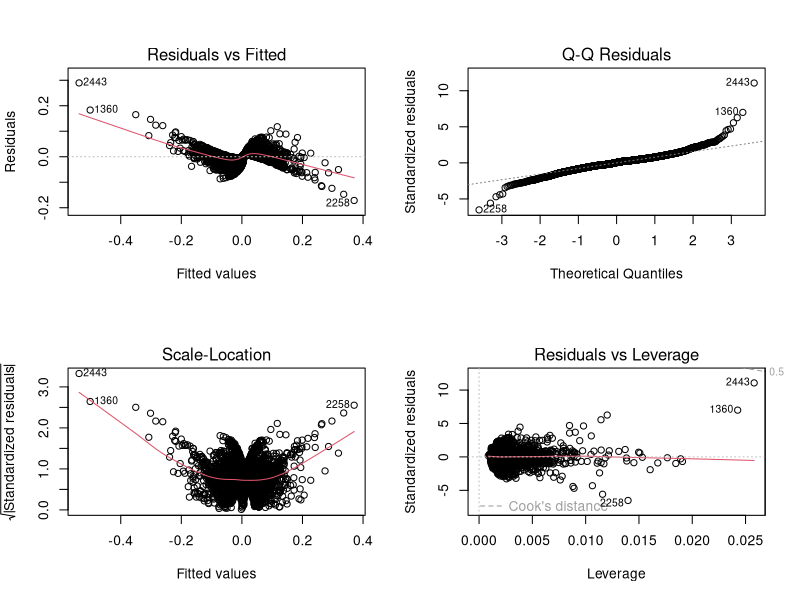
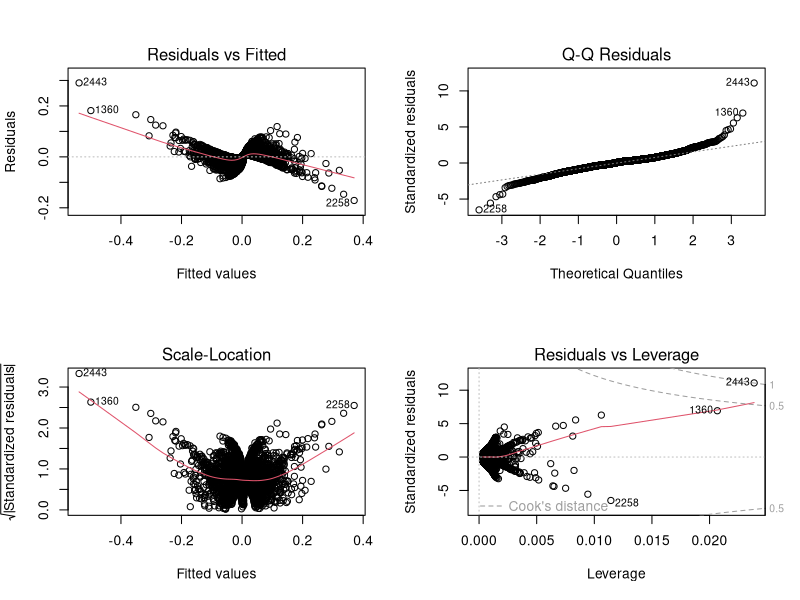
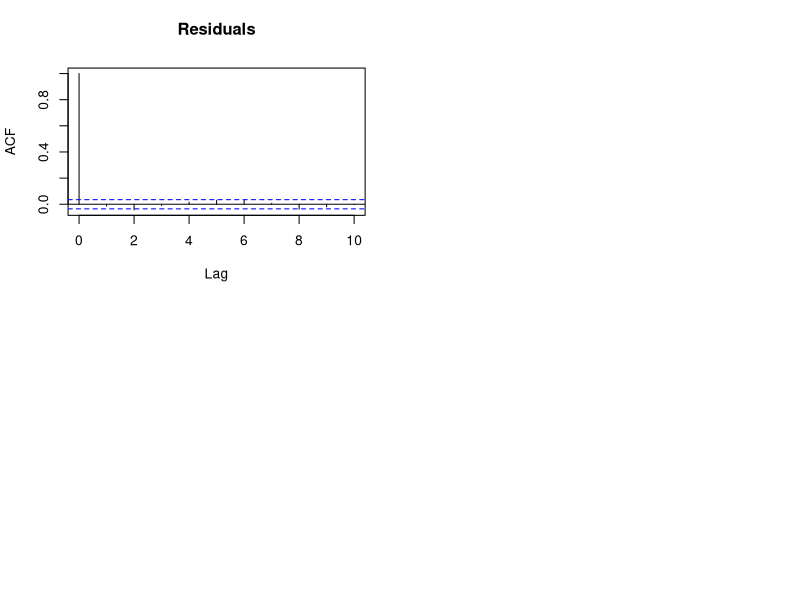
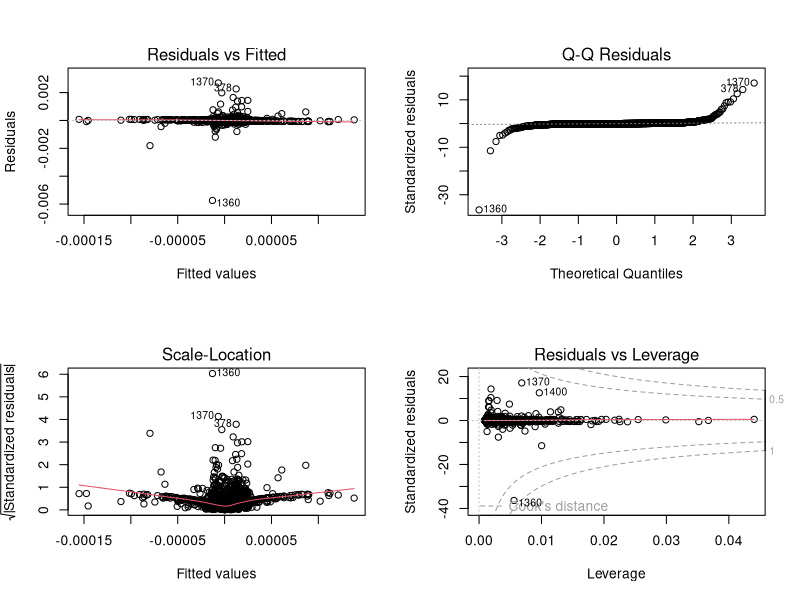

Write the R code that produced these figures, in order.
## ---- chunk 1
knitr::opts_chunk$set(echo = TRUE)
## ---- chunk 2
market_origin <- read.csv("market_index_clean.csv")
first <- market_origin[1,]
market <- market_origin[2:3104,]
market$AAPL2 <- market_origin[,"AAPL"][1:3103]
market$Return <- (market$AAPL - market$AAPL2)/market$AAPL2
## ---- chunk 3
library(lubridate)
market$Date <- market_origin$Date[2:3104]
date <- market$Date
first <- date[1]
day <- c()
for(i in 1:length(date)) {
  diff = round(difftime(date[i], first))
  day = c(day, diff)
}
market$Date <- day
fullmodel <- lm(Return~., data = market)
summary(fullmodel)
## ---- chunk 4
# Helper function to avoid NA's when applying power 
#   to vector with negative values
exponent <- function(a, pow) (abs(a)^pow)*sign(a)
## ---- chunk 5
market.tr = market
market.tr$lReturn = exponent(market$Return,2/3)
market.tr$lAAPL = exponent(market$AAPL,1/3)
market.tr$lAAPL2 = exponent(market$AAPL2,1/3)

market.tr$Return = NULL
market.tr$AAPL = NULL
market.tr$AAPL2 = NULL

fullmodel2 = lm(lReturn~., data = market.tr)
par(mfrow=c(2,2))
plot(fullmodel2)
summary(fullmodel2)
## ---- chunk 6
drop1(fullmodel2, test="F")
drop1(update(fullmodel2, .~.-VIX), test="F")
drop1(update(fullmodel2, .~.-VIX-SPGSCITR), test="F")
drop1(update(fullmodel2, .~.-VIX-SPGSCITR-EEM), test="F")
drop1(update(fullmodel2, .~.-VIX-SPGSCITR-EEM-Date-BNDGLB-SPX), test="F")
## ---- chunk 7
nullmodel2 = lm(lReturn~1, data=market.tr)
step(nullmodel2, scope=list(upper=fullmodel2), direction="both")
## ---- chunk 8
test_model2 = lm(lReturn ~ lAAPL + lAAPL2, data=market.tr)
par(mfrow=c(2,2))
plot(test_model2)
summary(test_model2)
## ---- chunk 9
# Autocorrelation tests
library(lmtest)
acf(residuals(test_model2), main="Residuals", lag.max=10)
dwtest(test_model2, alternative=c("two.sided"), data=market.tr)
## ---- chunk 10
market.tr1 = market
market.tr1$lReturn = exponent(market$Return,3)
market.tr1$lAAPL = exponent(market$AAPL,3)
market.tr1$lAAPL2 = exponent(market$AAPL2,3)

market.tr1$Return = NULL
market.tr1$AAPL = NULL
market.tr1$AAPL2 = NULL

fullmodel3 = lm(lReturn~., data = market.tr1)
par(mfrow=c(2,2))
plot(fullmodel3)
summary(fullmodel3)
## ---- chunk 11
drop1(fullmodel3, test="F")
drop1(update(fullmodel3, .~.-EEM), test="F")
drop1(update(fullmodel3, .~.-EEM-Date), test="F")
drop1(update(fullmodel3, .~.-EEM-Date-SPX), test="F")
drop1(update(fullmodel3, .~.-EEM-Date-SPX-VIX), test="F")
drop1(update(fullmodel3, .~.-EEM-Date-SPX-VIX-SPGSCITR), test="F")
